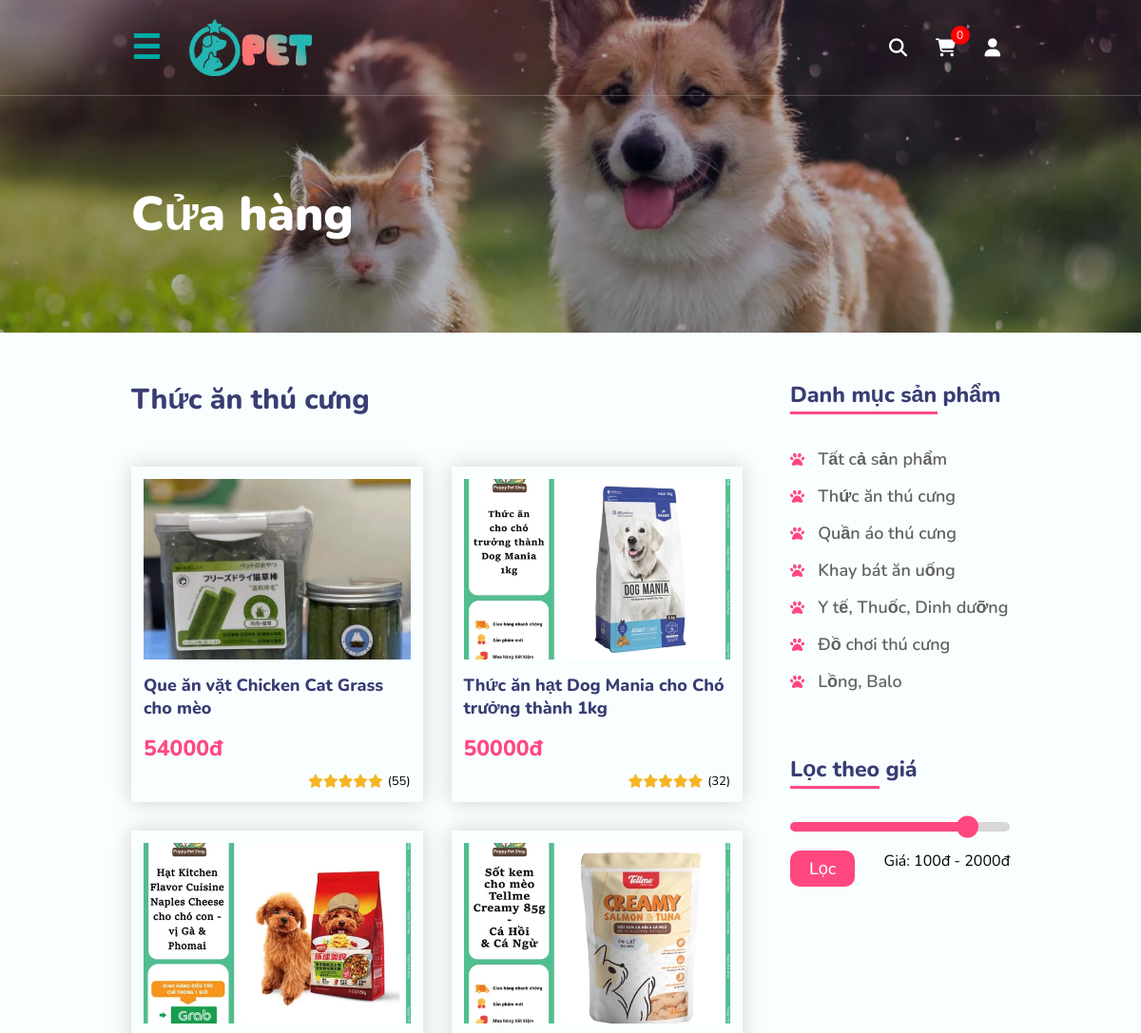
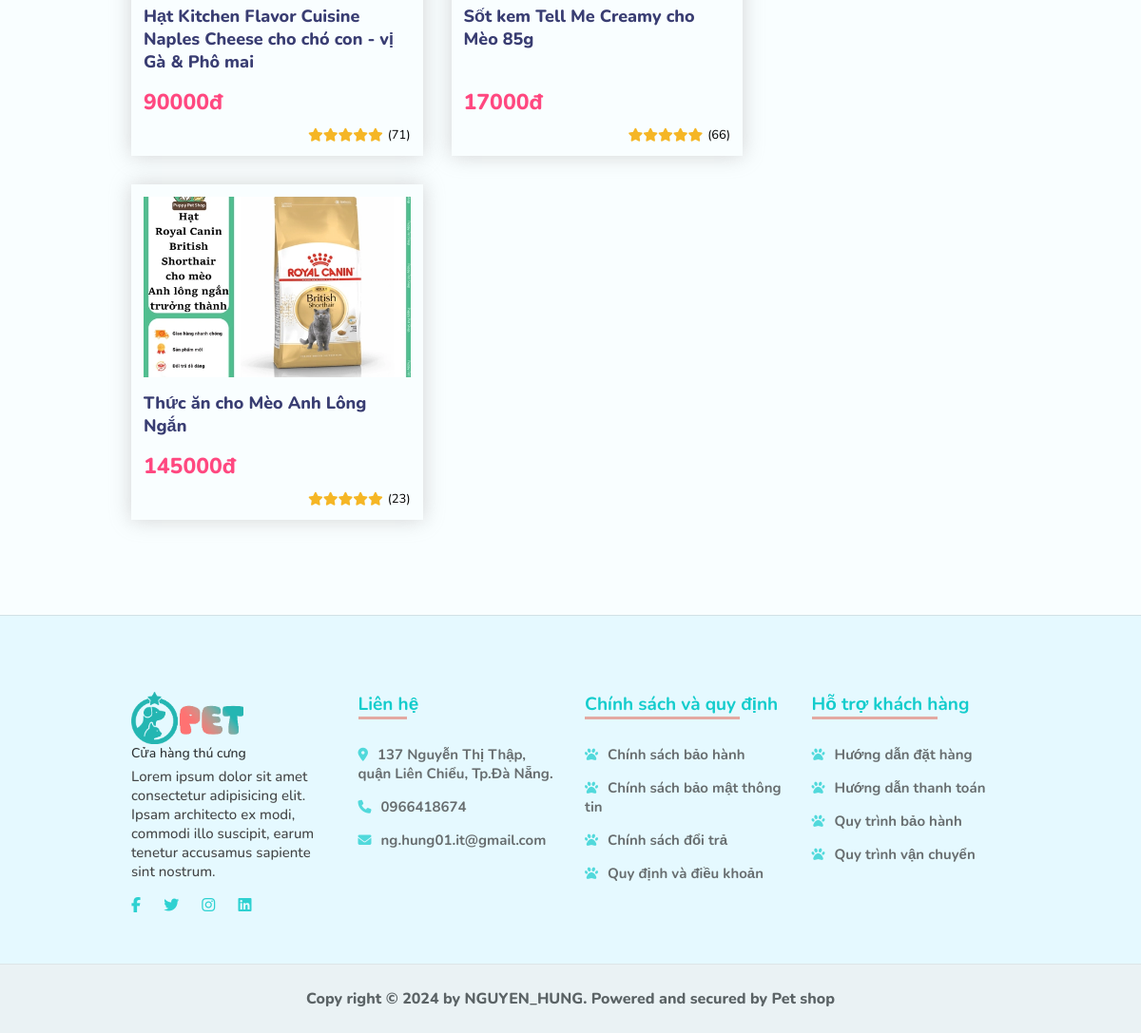
The app's page /views/pages/shop.php?category_id=1 with its own data (2 pictures, top to bottom).
### tables this page shows
CREATE TABLE `categories` (
  `category_id` int(11) NOT NULL AUTO_INCREMENT,
  `name` varchar(255) NOT NULL,
  `title` varchar(255) NOT NULL,
  `created_day` date NOT NULL,
  `image` varchar(255) NOT NULL,
  PRIMARY KEY (`category_id`)
);

CREATE TABLE `products` (
  `product_id` int(11) NOT NULL AUTO_INCREMENT,
  `name` varchar(255) NOT NULL,
  `description` blob NOT NULL,
  `created_day` date NOT NULL,
  `price` float NOT NULL,
  `image` varchar(255) NOT NULL,
  `quantity` int(10) NOT NULL,
  `category_id` int(11) DEFAULT NULL,
  PRIMARY KEY (`product_id`),
  KEY `category_id` (`category_id`),
  CONSTRAINT `products_ibfk_1` FOREIGN KEY (`category_id`) REFERENCES `categories` (`category_id`)
);

### config/connectDB.php (called while the page is built, shortened)
<?php
class databaseManager {
    private static $instance = null;
    private $connect;
    private function __construct($host, $username, $pass, $database) {
        $this->connect = new mysqli($host, $username, $pass, $database);
    }
    public static function getInstance() {
        if (self::$instance === null) {
            self::$instance = new self('localhost', 'root', 'lnh070601.', 'petshop');
        }
        return self::$instance;
    }
    public function executeQuery($query) {
        $result = $this->connect->query($query);
        return $result;
    }
}
?>

### models/Catogery.php (called while the page is built, shortened)
<?php
     require_once __DIR__ . '/../config/connectDB.php';
     class Category {
        private $dataManager;
        public function __construct(
            $name = 'Uknown',
            $title = '',
            $image = null,
            $created_day = null,
            $dataManager = null
        ) {
            $this->dataManager = databaseManager::getInstance();
        }
        public function getAllCatogery() {
            $query = "SELECT * FROM categories";
            $result = $this->dataManager->executeQuery($query);
            $catogeries = [];
            if ($result) {
                while ($row = $result->fetch_assoc()) {
                    $catogeries[] = $row;
                }
            }
            return $catogeries;
        }
        public function getValue($whereColumn, $value) {
            $query = "SELECT * FROM categories WHERE $whereColumn = '$value'";
            $result = $this->dataManager->executeQuery($query);
            if ($row = $result->fetch_assoc()) {
                return $row;
            } else {
                return null;
            }
        }
   }
?>

### models/Product.php (called while the page is built, shortened)
<?php
   require_once __DIR__ . '/../config/connectDB.php';
   class Product {
        private $dataManager;
        public function __construct(
            $name = 'Uknown',
            $description = '',
            $created_day = null,
            $price = 0,
            $quantity = 0,
            $category_id = null,
            $image = null,
            $dataManager = null
        ) {
            $this->dataManager = databaseManager::getInstance();
        }
        public function getAllProduct() {
            $query = "SELECT * FROM products";
            $result = $this->dataManager->executeQuery($query);
            $products = [];
            if ($result) {
                while ($row = $result->fetch_assoc()) {
                    $products[] = $row;
                }
            }
            return $products;
        }
        public function getValues($whereColumn, $value) {
            $query = "SELECT * FROM products WHERE $whereColumn = '$value'";
            $result = $this->dataManager->executeQuery($query);
            $rows = [];
            while ($row = $result->fetch_assoc()) {
                $rows[] = $row;
            }
            return $rows;
        }
   }
?>

### views/pages/shop.php (the view, shortened to what this page needs)
<?php
require_once __DIR__ . '/../../config/connectDB.php';
require_once __DIR__ . '/../../models/Catogery.php';
require_once __DIR__ . '/../../models/Product.php';
$category = new Category();
$product = new Product();
$categories = $category->getAllCatogery();
$products = $product->getAllProduct();
?>
<!DOCTYPE html>
<html lang="en">
<head>
    <?php require_once __DIR__ . '/../components/link-css.php'; ?>
    <link rel="stylesheet" href="../../assets/css/pages/shop.css?v=<?php echo time(); ?>">
</head>
<body>
    <?php require_once __DIR__ . '/../components/header.php'; ?>
    <section class="banner-page">
        <img src="../../assets/images/banner-shop.jpg" alt="">
        <div class="overlay"></div>
        <div class="title">
            <div class="container">
                <h2>Cửa hàng</h2>
            </div>
        </div>
    </section>
    <section class="main-shop">
        <div class="container">
            <div class="left">
                <?php if (isset($_GET['category_id']) && !empty($_GET['category_id'])) { ?>
                    <?php $productByCategory = $product->getValues('category_id', $_GET['category_id']); ?>
                    <?php $categoryValue = $category->getValue('category_id', $_GET['category_id']); ?>
                    <h3><?php echo $categoryValue['name']; ?></h3>
                    <div class="list-product">
                        <?php if (count($productByCategory) == 0) { ?>
                            <p style="text-align: center;">Không có sản phẩm hiển thị</p>
                        <?php } else { ?>
                            <?php foreach ($productByCategory as $product) { ?>
                                <div class="product">
                                    <div class="img">
                                        <img src="../../assets/images/<?php echo $product['image']; ?>" alt="">
                                    </div>
                                    <div class="name">
                                        <a
                                            href="detail.php?product_id=<?php echo $product['product_id']; ?>"><?php echo $product['name']; ?></a>
                                    </div>
                                    <div class="price">
                                        <span><?php echo $product['price']; ?></span><span>đ</span>
                                    </div>
                                    <div class="star">
                                        <i class="fa-solid fa-star"></i>
                                        <i class="fa-solid fa-star"></i>
                                        <i class="fa-solid fa-star"></i>
                                        <i class="fa-solid fa-star"></i>
                                        <i class="fa-solid fa-star"></i>
                                        <span>(<?php echo random_int(10, 99) ?>)</span>
                                    </div>
                                </div>
                            <?php } ?>
                        <?php } ?>
                    </div>
                <?php } ?>
            </div>
            <div class="right">
                <div class="item">
                    <h4>Danh mục sản phẩm</h4>
                    <ul>
                        <li>
                            <i class="fa-solid fa-paw"></i>
                            <a href="shop.php?category_id=<?php echo ""; ?>">Tất cả sản phẩm</a>
                        </li>
                        <?php foreach ($categories as $category) { ?>
                            <li>
                                <i class="fa-solid fa-paw"></i>
                                <a
                                    href="shop.php?category_id=<?php echo $category['category_id']; ?>"><?php echo $category['name']; ?></a>
                            </li>
                        <?php } ?>
                    </ul>
                </div>
                <div class="item">
                    <h4>Lọc theo giá</h4>
                    <div class="bar"></div>
                    <div class="filter">
                        <a href="">Lọc</a>
                        <p>Giá: 100đ - 2000đ</p>
                    </div>
                </div>
            </div>
        </div>
    </section>
    <?php require_once __DIR__ . '/../components/footer.php'; ?>
</body>
</html>

### records on screen
categories: name "Thức ăn thú cưng"
products: image (picture), name "Que ăn vặt Chicken Cat Grass cho mèo", price "54000"
products: image (picture), name "Thức ăn hạt Dog Mania cho Chó trưởng thành 1kg", price "50000"
products: image (picture), name "Hạt Kitchen Flavor Cuisine Naples Cheese cho chó con - vị Gà & Phô mai", price "90000"
products: image (picture), name "Sốt kem Tell Me Creamy cho Mèo 85g", price "17000"
products: image (picture), name "Thức ăn cho Mèo Anh Lông Ngắn", price "145000"
categories: name "Quần áo thú cưng"
categories: name "Khay bát ăn uống"
categories: name "Y tế, Thuốc, Dinh dưỡng"
categories: name "Đồ chơi thú cưng"
categories: name "Lồng, Balo"
